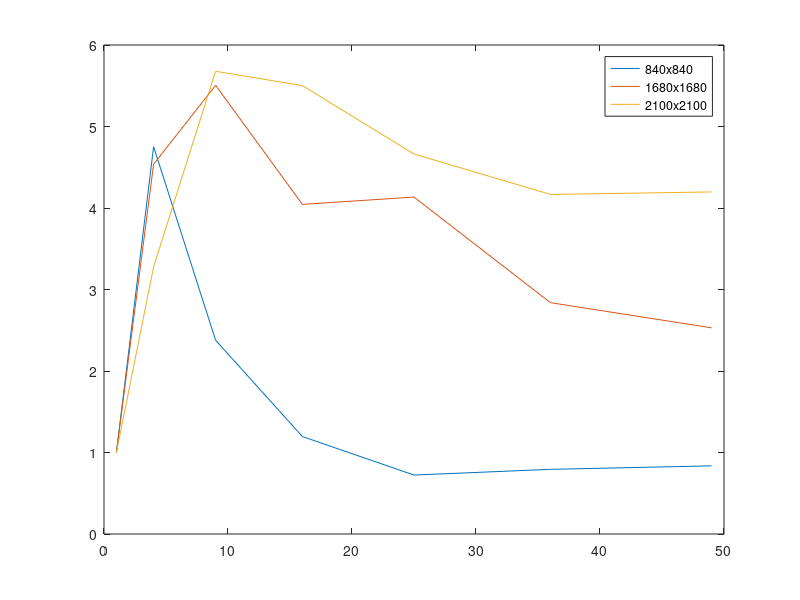

Reproduce this figure in MATLAB.
procs = [1,4,9,16,25,36,49];
results_1680 = [43.852, 9.665, 7.966, 10.843, 10.607, 15.448,17.334];

speedup_1680 = results_1680(1) ./ results_1680;
    

results_840 = [3.792, 0.798,1.595,3.171 ,5.242,4.780 ,4.534];
speedup_840 = results_840(1) ./ results_840;
results_2100 = [96.001 29.281, 16.908 17.450,20.592,23.040,22.873 ];
speedup_2100 = results_2100(1) ./ results_2100;

plot(procs, speedup_840, procs, speedup_1680, procs, speedup_2100)
legend('840x840','1680x1680','2100x2100')